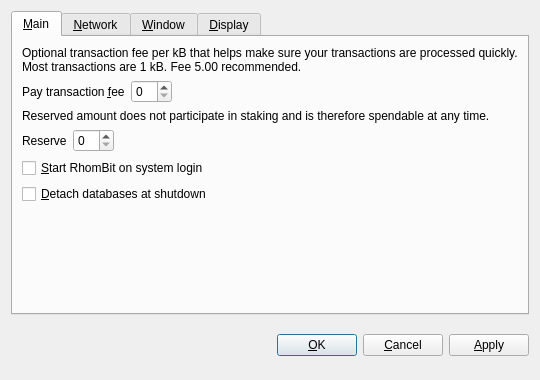
<?xml version="1.0" encoding="UTF-8"?>
<ui version="4.0">
 <class>OptionsDialog</class>
 <widget class="QDialog" name="OptionsDialog">
  <property name="geometry">
   <rect>
    <x>0</x>
    <y>0</y>
    <width>540</width>
    <height>380</height>
   </rect>
  </property>
  <property name="windowTitle">
   <string>Options</string>
  </property>
    <property name="styleSheet">
   <string notr="true">background-image: url(:/images/bkg2);
background-image: url(:/images/gr);</string>
  </property>
  <property name="modal">
   <bool>true</bool>
  </property>
  <layout class="QVBoxLayout" name="verticalLayout">
   <item>
    <widget class="QTabWidget" name="tabWidget">
     <property name="tabPosition">
      <enum>QTabWidget::North</enum>
     </property>
     <property name="currentIndex">
      <number>0</number>
     </property>
     <widget class="QWidget" name="tabMain">
      <attribute name="title">
       <string>&amp;Main</string>
      </attribute>
      <layout class="QVBoxLayout" name="verticalLayout_Main">
       <item>
        <widget class="QLabel" name="transactionFeeInfoLabel">
         <property name="text">
          <string>Optional transaction fee per kB that helps make sure your transactions are processed quickly. Most transactions are 1 kB. Fee 5.00 recommended.</string>
         </property>
         <property name="textFormat">
          <enum>Qt::PlainText</enum>
         </property>
         <property name="wordWrap">
          <bool>true</bool>
         </property>
        </widget>
       </item>
       <item>
        <layout class="QHBoxLayout" name="horizontalLayoutFee">
         <item>
          <widget class="QLabel" name="transactionFeeLabel">
           <property name="text">
            <string>Pay transaction &amp;fee</string>
           </property>
           <property name="textFormat">
            <enum>Qt::PlainText</enum>
           </property>
           <property name="buddy">
            <cstring>transactionFee</cstring>
           </property>
          </widget>
         </item>
         <item>
          <widget class="BitcoinAmountField" name="transactionFee"/>
         </item>
         <item>
          <spacer name="horizontalSpacerFee">
           <property name="orientation">
            <enum>Qt::Horizontal</enum>
           </property>
           <property name="sizeHint" stdset="0">
            <size>
             <width>40</width>
             <height>20</height>
            </size>
           </property>
          </spacer>
         </item>
        </layout>
       </item>
       <item>
        <widget class="QLabel" name="reserveBalanceInfoLabel">
         <property name="text">
          <string>Reserved amount does not participate in staking and is therefore spendable at any time.</string>
         </property>
         <property name="textFormat">
          <enum>Qt::PlainText</enum>
         </property>
         <property name="wordWrap">
          <bool>true</bool>
         </property>
        </widget>
       </item>
       <item>
        <layout class="QHBoxLayout" name="horizontalLayoutReserveBalance">
         <item>
          <widget class="QLabel" name="reserveBalanceLabel">
           <property name="text">
            <string>Reserve</string>
           </property>
           <property name="textFormat">
            <enum>Qt::PlainText</enum>
           </property>
           <property name="buddy">
            <cstring>reserveBalance</cstring>
           </property>
          </widget>
         </item>
         <item>
          <widget class="BitcoinAmountField" name="reserveBalance"/>
         </item>
         <item>
          <spacer name="horizontalSpacerReserveBalance">
           <property name="orientation">
            <enum>Qt::Horizontal</enum>
           </property>
           <property name="sizeHint" stdset="0">
            <size>
             <width>40</width>
             <height>20</height>
            </size>
           </property>
          </spacer>
         </item>
        </layout>
       </item>
       <item>
        <widget class="QCheckBox" name="bitcoinAtStartup">
         <property name="toolTip">
          <string>Automatically start RhomBit after logging in to the system.</string>
         </property>
         <property name="text">
          <string>&amp;Start RhomBit on system login</string>
         </property>
        </widget>
       </item>
       <item>
        <widget class="QCheckBox" name="detachDatabases">
         <property name="toolTip">
          <string>Detach block and address databases at shutdown. This means they can be moved to another data directory, but it slows down shutdown. The wallet is always detached.</string>
         </property>
         <property name="text">
          <string>&amp;Detach databases at shutdown</string>
         </property>
        </widget>
       </item>
       <item>
        <spacer name="verticalSpacer_Main">
         <property name="orientation">
          <enum>Qt::Vertical</enum>
         </property>
         <property name="sizeHint" stdset="0">
          <size>
           <width>20</width>
           <height>40</height>
          </size>
         </property>
        </spacer>
       </item>
      </layout>
     </widget>
     <widget class="QWidget" name="tabNetwork">
      <attribute name="title">
       <string>&amp;Network</string>
      </attribute>
      <layout class="QVBoxLayout" name="verticalLayout_Network">
       <item>
        <widget class="QCheckBox" name="mapPortUpnp">
         <property name="toolTip">
          <string>Automatically open the RhomBit client port on the router. This only works when your router supports UPnP and it is enabled.</string>
         </property>
         <property name="text">
          <string>Map port using &amp;UPnP</string>
         </property>
        </widget>
       </item>
       <item>
        <widget class="QCheckBox" name="connectSocks">
         <property name="toolTip">
          <string>Connect to the RhomBit network through a SOCKS proxy (e.g. when connecting through Tor).</string>
         </property>
         <property name="text">
          <string>&amp;Connect through SOCKS proxy:</string>
         </property>
        </widget>
       </item>
       <item>
        <layout class="QHBoxLayout" name="horizontalLayout_Network">
         <item>
          <widget class="QLabel" name="proxyIpLabel">
           <property name="text">
            <string>Proxy &amp;IP:</string>
           </property>
           <property name="textFormat">
            <enum>Qt::PlainText</enum>
           </property>
           <property name="buddy">
            <cstring>proxyIp</cstring>
           </property>
          </widget>
         </item>
         <item>
          <widget class="QValidatedLineEdit" name="proxyIp">
           <property name="maximumSize">
            <size>
             <width>140</width>
             <height>16777215</height>
            </size>
           </property>
           <property name="toolTip">
            <string>IP address of the proxy (e.g. 127.0.0.1)</string>
           </property>
          </widget>
         </item>
         <item>
          <widget class="QLabel" name="proxyPortLabel">
           <property name="text">
            <string>&amp;Port:</string>
           </property>
           <property name="textFormat">
            <enum>Qt::PlainText</enum>
           </property>
           <property name="buddy">
            <cstring>proxyPort</cstring>
           </property>
          </widget>
         </item>
         <item>
          <widget class="QLineEdit" name="proxyPort">
           <property name="maximumSize">
            <size>
             <width>55</width>
             <height>16777215</height>
            </size>
           </property>
           <property name="toolTip">
            <string>Port of the proxy (e.g. 9050)</string>
           </property>
          </widget>
         </item>
         <item>
          <widget class="QLabel" name="socksVersionLabel">
           <property name="text">
            <string>SOCKS &amp;Version:</string>
           </property>
           <property name="textFormat">
            <enum>Qt::PlainText</enum>
           </property>
           <property name="buddy">
            <cstring>socksVersion</cstring>
           </property>
          </widget>
         </item>
         <item>
          <widget class="QValueComboBox" name="socksVersion">
           <property name="toolTip">
            <string>SOCKS version of the proxy (e.g. 5)</string>
           </property>
          </widget>
         </item>
         <item>
          <spacer name="horizontalSpacer_Network">
           <property name="orientation">
            <enum>Qt::Horizontal</enum>
           </property>
           <property name="sizeHint" stdset="0">
            <size>
             <width>40</width>
             <height>20</height>
            </size>
           </property>
          </spacer>
         </item>
        </layout>
       </item>
       <item>
        <spacer name="verticalSpacer_Network">
         <property name="orientation">
          <enum>Qt::Vertical</enum>
         </property>
         <property name="sizeHint" stdset="0">
          <size>
           <width>20</width>
           <height>40</height>
          </size>
         </property>
        </spacer>
       </item>
      </layout>
     </widget>
     <widget class="QWidget" name="tabWindow">
      <attribute name="title">
       <string>&amp;Window</string>
      </attribute>
      <layout class="QVBoxLayout" name="verticalLayout_Window">
       <item>
        <widget class="QCheckBox" name="minimizeToTray">
         <property name="toolTip">
          <string>Show only a tray icon after minimizing the window.</string>
         </property>
         <property name="text">
          <string>&amp;Minimize to the tray instead of the taskbar</string>
         </property>
        </widget>
       </item>
       <item>
        <widget class="QCheckBox" name="minimizeOnClose">
         <property name="toolTip">
          <string>Minimize instead of exit the application when the window is closed. When this option is enabled, the application will be closed only after selecting Quit in the menu.</string>
         </property>
         <property name="text">
          <string>M&amp;inimize on close</string>
         </property>
        </widget>
       </item>
       <item>
        <spacer name="verticalSpacer_Window">
         <property name="orientation">
          <enum>Qt::Vertical</enum>
         </property>
         <property name="sizeHint" stdset="0">
          <size>
           <width>20</width>
           <height>40</height>
          </size>
         </property>
        </spacer>
       </item>
      </layout>
     </widget>
     <widget class="QWidget" name="tabDisplay">
      <attribute name="title">
       <string>&amp;Display</string>
      </attribute>
      <layout class="QVBoxLayout" name="verticalLayout_Display">
       <item>
        <layout class="QHBoxLayout" name="horizontalLayout_1_Display">
         <item>
          <widget class="QLabel" name="langLabel">
           <property name="text">
            <string>User Interface &amp;language:</string>
           </property>
           <property name="textFormat">
            <enum>Qt::PlainText</enum>
           </property>
           <property name="buddy">
            <cstring>lang</cstring>
           </property>
          </widget>
         </item>
         <item>
          <widget class="QValueComboBox" name="lang">
           <property name="toolTip">
            <string>The user interface language can be set here. This setting will take effect after restarting RhomBit.</string>
           </property>
          </widget>
         </item>
        </layout>
       </item>
       <item>
        <layout class="QHBoxLayout" name="horizontalLayout_2_Display">
         <item>
          <widget class="QLabel" name="unitLabel">
           <property name="text">
            <string>&amp;Unit to show amounts in:</string>
           </property>
           <property name="textFormat">
            <enum>Qt::PlainText</enum>
           </property>
           <property name="buddy">
            <cstring>unit</cstring>
           </property>
          </widget>
         </item>
         <item>
          <widget class="QValueComboBox" name="unit">
           <property name="toolTip">
            <string>Choose the default subdivision unit to show in the interface and when sending coins.</string>
           </property>
          </widget>
         </item>
        </layout>
       </item>
       <item>
        <widget class="QCheckBox" name="displayAddresses">
         <property name="toolTip">
          <string>Whether to show RhomBit addresses in the transaction list or not.</string>
         </property>
         <property name="text">
          <string>&amp;Display addresses in transaction list</string>
         </property>
        </widget>
       </item>
       <item>
        <widget class="QCheckBox" name="coinControlFeatures">
         <property name="toolTip">
          <string>Whether to show coin control features or not.</string>
         </property>
         <property name="text">
          <string>Display coin &amp;control features (experts only!)</string>
         </property>
        </widget>
       </item>
       <item>
        <spacer name="verticalSpacer_Display">
         <property name="orientation">
          <enum>Qt::Vertical</enum>
         </property>
         <property name="sizeHint" stdset="0">
          <size>
           <width>20</width>
           <height>40</height>
          </size>
         </property>
        </spacer>
       </item>
      </layout>
     </widget>
    </widget>
   </item>
   <item>
    <layout class="QHBoxLayout" name="horizontalLayout_Buttons">
     <item>
      <spacer name="horizontalSpacer_1">
       <property name="orientation">
        <enum>Qt::Horizontal</enum>
       </property>
       <property name="sizeHint" stdset="0">
        <size>
         <width>40</width>
         <height>48</height>
        </size>
       </property>
      </spacer>
     </item>
     <item>
      <widget class="QLabel" name="statusLabel">
       <property name="font">
        <font>
         <weight>75</weight>
         <bold>true</bold>
        </font>
       </property>
       <property name="text">
        <string/>
       </property>
       <property name="textFormat">
        <enum>Qt::PlainText</enum>
       </property>
       <property name="wordWrap">
        <bool>true</bool>
       </property>
      </widget>
     </item>
     <item>
      <spacer name="horizontalSpacer_2">
       <property name="orientation">
        <enum>Qt::Horizontal</enum>
       </property>
       <property name="sizeHint" stdset="0">
        <size>
         <width>40</width>
         <height>48</height>
        </size>
       </property>
      </spacer>
     </item>
     <item>
      <widget class="QPushButton" name="okButton">
       <property name="text">
        <string>&amp;OK</string>
       </property>
      </widget>
     </item>
     <item>
      <widget class="QPushButton" name="cancelButton">
       <property name="text">
        <string>&amp;Cancel</string>
       </property>
       <property name="autoDefault">
        <bool>false</bool>
       </property>
      </widget>
     </item>
     <item>
      <widget class="QPushButton" name="applyButton">
       <property name="text">
        <string>&amp;Apply</string>
       </property>
       <property name="autoDefault">
        <bool>false</bool>
       </property>
      </widget>
     </item>
    </layout>
   </item>
  </layout>
 </widget>
 <customwidgets>
  <customwidget>
   <class>BitcoinAmountField</class>
   <extends>QSpinBox</extends>
   <header>bitcoinamountfield.h</header>
  </customwidget>
  <customwidget>
   <class>QValueComboBox</class>
   <extends>QComboBox</extends>
   <header>qvaluecombobox.h</header>
  </customwidget>
  <customwidget>
   <class>QValidatedLineEdit</class>
   <extends>QLineEdit</extends>
   <header>qvalidatedlineedit.h</header>
  </customwidget>
 </customwidgets>
 <resources/>
 <connections/>
</ui>
